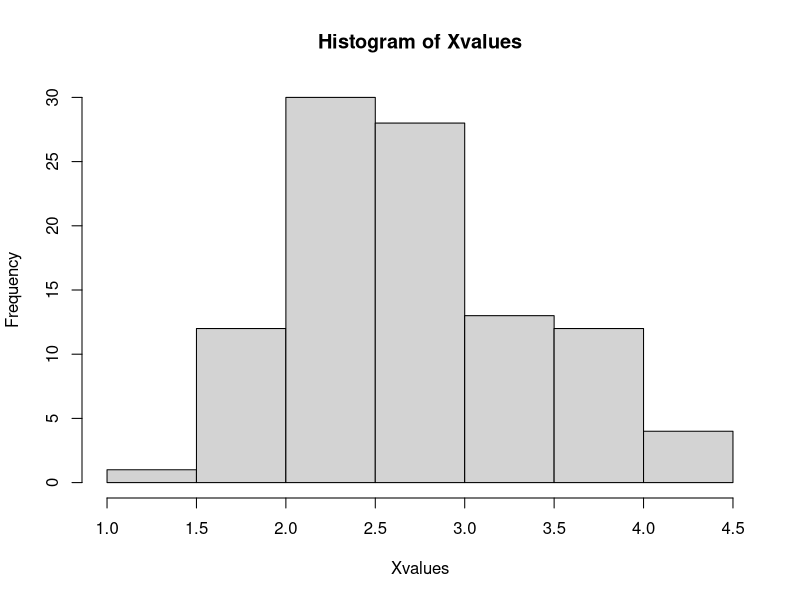
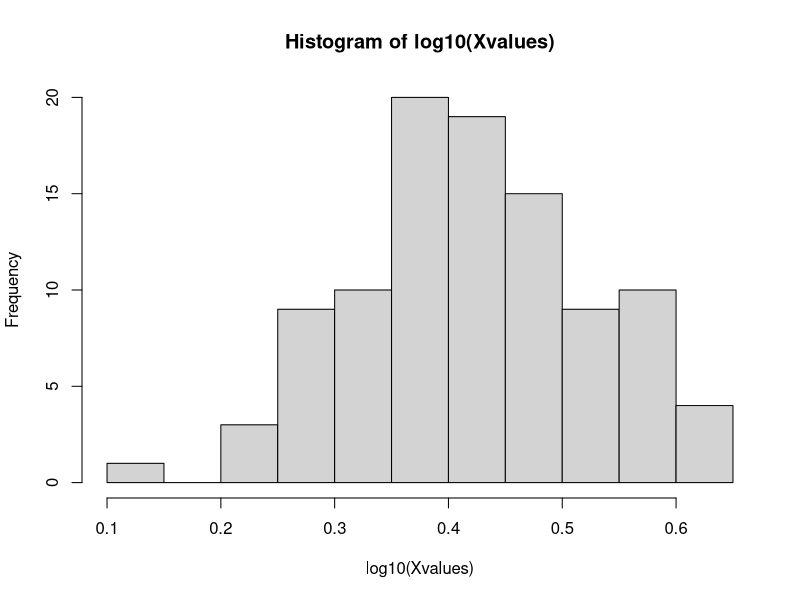

The R source for these figures, in order:
## ---- chunk 1
knitr::opts_chunk$set(echo = TRUE)
## ---- chunk 2
n<-100
Xvalues<-rlnorm(n, meanlog=1, sdlog=0.25)
## ---- chunk 3
hist(Xvalues)
hist(log10(Xvalues))
## ---- chunk 4
xmean <- mean(Xvalues)
xmean 
## ---- chunk 5
xlogmean <- mean(log(Xvalues))
xlogmean
## ---- chunk 6
xvariance <- var(Xvalues)
xvariance
## ---- chunk 7
xlogvariance <- var(log10(Xvalues))
xlogvariance
